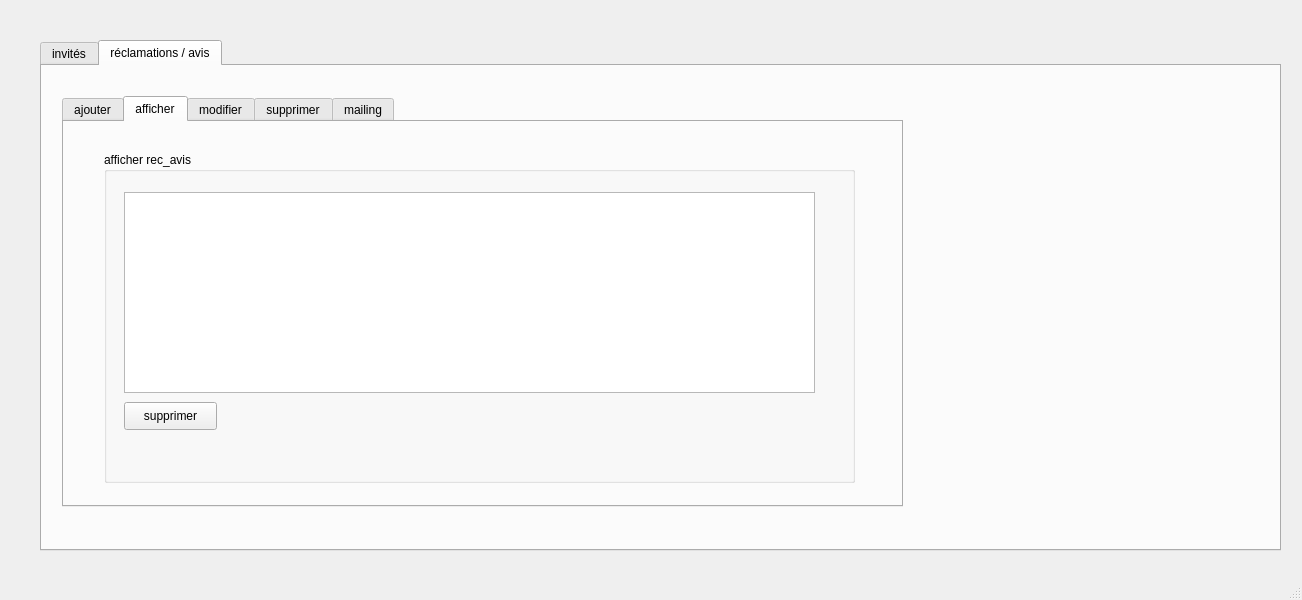
<?xml version="1.0" encoding="UTF-8"?>
<ui version="4.0">
 <class>MainWindow</class>
 <widget class="QMainWindow" name="MainWindow">
  <property name="geometry">
   <rect>
    <x>0</x>
    <y>0</y>
    <width>1302</width>
    <height>600</height>
   </rect>
  </property>
  <property name="windowTitle">
   <string>MainWindow</string>
  </property>
  <widget class="QWidget" name="centralwidget">
   <widget class="QTabWidget" name="tabWidget">
    <property name="geometry">
     <rect>
      <x>40</x>
      <y>40</y>
      <width>1241</width>
      <height>511</height>
     </rect>
    </property>
    <property name="currentIndex">
     <number>1</number>
    </property>
    <widget class="QWidget" name="tab">
     <attribute name="title">
      <string>invités</string>
     </attribute>
     <widget class="QTabWidget" name="tabWidget_2">
      <property name="geometry">
       <rect>
        <x>40</x>
        <y>30</y>
        <width>761</width>
        <height>431</height>
       </rect>
      </property>
      <property name="currentIndex">
       <number>0</number>
      </property>
      <widget class="QWidget" name="tab_3">
       <attribute name="title">
        <string>ajouter </string>
       </attribute>
       <widget class="QGroupBox" name="groupBox">
        <property name="geometry">
         <rect>
          <x>20</x>
          <y>30</y>
          <width>711</width>
          <height>351</height>
         </rect>
        </property>
        <property name="title">
         <string>ajout invités</string>
        </property>
        <widget class="QLabel" name="label">
         <property name="geometry">
          <rect>
           <x>70</x>
           <y>70</y>
           <width>55</width>
           <height>16</height>
          </rect>
         </property>
         <property name="text">
          <string>id</string>
         </property>
        </widget>
        <widget class="QLabel" name="label_2">
         <property name="geometry">
          <rect>
           <x>70</x>
           <y>100</y>
           <width>55</width>
           <height>16</height>
          </rect>
         </property>
         <property name="text">
          <string>nom</string>
         </property>
        </widget>
        <widget class="QLabel" name="label_3">
         <property name="geometry">
          <rect>
           <x>70</x>
           <y>130</y>
           <width>55</width>
           <height>16</height>
          </rect>
         </property>
         <property name="text">
          <string>prenom</string>
         </property>
        </widget>
        <widget class="QLabel" name="label_4">
         <property name="geometry">
          <rect>
           <x>70</x>
           <y>160</y>
           <width>61</width>
           <height>16</height>
          </rect>
         </property>
         <property name="text">
          <string>profession</string>
         </property>
        </widget>
        <widget class="QLabel" name="label_5">
         <property name="geometry">
          <rect>
           <x>70</x>
           <y>190</y>
           <width>55</width>
           <height>16</height>
          </rect>
         </property>
         <property name="text">
          <string>num tel</string>
         </property>
        </widget>
        <widget class="QLabel" name="label_6">
         <property name="geometry">
          <rect>
           <x>70</x>
           <y>220</y>
           <width>71</width>
           <height>16</height>
          </rect>
         </property>
         <property name="text">
          <string>programme</string>
         </property>
        </widget>
        <widget class="QLineEdit" name="lineEdit">
         <property name="geometry">
          <rect>
           <x>140</x>
           <y>70</y>
           <width>113</width>
           <height>22</height>
          </rect>
         </property>
        </widget>
        <widget class="QLineEdit" name="lineEdit_2">
         <property name="geometry">
          <rect>
           <x>140</x>
           <y>100</y>
           <width>113</width>
           <height>22</height>
          </rect>
         </property>
        </widget>
        <widget class="QLineEdit" name="lineEdit_3">
         <property name="geometry">
          <rect>
           <x>140</x>
           <y>130</y>
           <width>113</width>
           <height>22</height>
          </rect>
         </property>
        </widget>
        <widget class="QLineEdit" name="lineEdit_4">
         <property name="geometry">
          <rect>
           <x>140</x>
           <y>160</y>
           <width>113</width>
           <height>22</height>
          </rect>
         </property>
        </widget>
        <widget class="QLineEdit" name="lineEdit_5">
         <property name="geometry">
          <rect>
           <x>140</x>
           <y>190</y>
           <width>113</width>
           <height>22</height>
          </rect>
         </property>
        </widget>
        <widget class="QLineEdit" name="lineEdit_6">
         <property name="geometry">
          <rect>
           <x>140</x>
           <y>220</y>
           <width>113</width>
           <height>22</height>
          </rect>
         </property>
        </widget>
        <widget class="QPushButton" name="pushButton">
         <property name="geometry">
          <rect>
           <x>330</x>
           <y>100</y>
           <width>93</width>
           <height>28</height>
          </rect>
         </property>
         <property name="text">
          <string>ajouter</string>
         </property>
        </widget>
        <widget class="QPushButton" name="pushButton_2">
         <property name="geometry">
          <rect>
           <x>460</x>
           <y>100</y>
           <width>93</width>
           <height>28</height>
          </rect>
         </property>
         <property name="text">
          <string>annuler</string>
         </property>
        </widget>
       </widget>
      </widget>
      <widget class="QWidget" name="tab_4">
       <attribute name="title">
        <string>afficher</string>
       </attribute>
       <widget class="QGroupBox" name="groupBox_2">
        <property name="geometry">
         <rect>
          <x>30</x>
          <y>10</y>
          <width>681</width>
          <height>371</height>
         </rect>
        </property>
        <property name="title">
         <string>afficher invités</string>
        </property>
        <widget class="QTableView" name="tableView">
         <property name="geometry">
          <rect>
           <x>20</x>
           <y>80</y>
           <width>621</width>
           <height>241</height>
          </rect>
         </property>
        </widget>
        <widget class="QLabel" name="label_14">
         <property name="geometry">
          <rect>
           <x>130</x>
           <y>40</y>
           <width>55</width>
           <height>16</height>
          </rect>
         </property>
         <property name="text">
          <string>id</string>
         </property>
        </widget>
        <widget class="QLineEdit" name="lineEdit_14">
         <property name="geometry">
          <rect>
           <x>160</x>
           <y>40</y>
           <width>181</width>
           <height>22</height>
          </rect>
         </property>
        </widget>
        <widget class="QPushButton" name="pushButton_7">
         <property name="geometry">
          <rect>
           <x>350</x>
           <y>40</y>
           <width>93</width>
           <height>28</height>
          </rect>
         </property>
         <property name="text">
          <string>rechercher</string>
         </property>
        </widget>
        <widget class="QPushButton" name="pushButton_8">
         <property name="geometry">
          <rect>
           <x>450</x>
           <y>40</y>
           <width>93</width>
           <height>28</height>
          </rect>
         </property>
         <property name="text">
          <string>trier par nom</string>
         </property>
        </widget>
        <widget class="QPushButton" name="pushButton_18">
         <property name="geometry">
          <rect>
           <x>270</x>
           <y>330</y>
           <width>93</width>
           <height>28</height>
          </rect>
         </property>
         <property name="text">
          <string>Actualiser</string>
         </property>
        </widget>
        <widget class="QPushButton" name="pushButton_5">
         <property name="geometry">
          <rect>
           <x>100</x>
           <y>330</y>
           <width>93</width>
           <height>28</height>
          </rect>
         </property>
         <property name="text">
          <string>supprimer</string>
         </property>
        </widget>
       </widget>
      </widget>
      <widget class="QWidget" name="tab_5">
       <attribute name="title">
        <string>modifier</string>
       </attribute>
       <widget class="QGroupBox" name="groupBox_3">
        <property name="geometry">
         <rect>
          <x>20</x>
          <y>20</y>
          <width>711</width>
          <height>351</height>
         </rect>
        </property>
        <property name="title">
         <string>modifier invités</string>
        </property>
        <widget class="QLabel" name="label_7">
         <property name="geometry">
          <rect>
           <x>70</x>
           <y>70</y>
           <width>55</width>
           <height>16</height>
          </rect>
         </property>
         <property name="text">
          <string>id</string>
         </property>
        </widget>
        <widget class="QLabel" name="label_8">
         <property name="geometry">
          <rect>
           <x>70</x>
           <y>100</y>
           <width>55</width>
           <height>16</height>
          </rect>
         </property>
         <property name="text">
          <string>nom</string>
         </property>
        </widget>
        <widget class="QLabel" name="label_9">
         <property name="geometry">
          <rect>
           <x>70</x>
           <y>130</y>
           <width>55</width>
           <height>16</height>
          </rect>
         </property>
         <property name="text">
          <string>prenom</string>
         </property>
        </widget>
        <widget class="QLabel" name="label_10">
         <property name="geometry">
          <rect>
           <x>70</x>
           <y>160</y>
           <width>55</width>
           <height>16</height>
          </rect>
         </property>
         <property name="text">
          <string>profession</string>
         </property>
        </widget>
        <widget class="QLabel" name="label_11">
         <property name="geometry">
          <rect>
           <x>70</x>
           <y>190</y>
           <width>55</width>
           <height>16</height>
          </rect>
         </property>
         <property name="text">
          <string>num tel</string>
         </property>
        </widget>
        <widget class="QLabel" name="label_12">
         <property name="geometry">
          <rect>
           <x>70</x>
           <y>220</y>
           <width>71</width>
           <height>16</height>
          </rect>
         </property>
         <property name="text">
          <string>programme</string>
         </property>
        </widget>
        <widget class="QLineEdit" name="lineEdit_7">
         <property name="geometry">
          <rect>
           <x>140</x>
           <y>70</y>
           <width>113</width>
           <height>22</height>
          </rect>
         </property>
        </widget>
        <widget class="QLineEdit" name="lineEdit_8">
         <property name="geometry">
          <rect>
           <x>140</x>
           <y>100</y>
           <width>113</width>
           <height>22</height>
          </rect>
         </property>
        </widget>
        <widget class="QLineEdit" name="lineEdit_9">
         <property name="geometry">
          <rect>
           <x>140</x>
           <y>130</y>
           <width>113</width>
           <height>22</height>
          </rect>
         </property>
        </widget>
        <widget class="QLineEdit" name="lineEdit_10">
         <property name="geometry">
          <rect>
           <x>140</x>
           <y>160</y>
           <width>113</width>
           <height>22</height>
          </rect>
         </property>
        </widget>
        <widget class="QLineEdit" name="lineEdit_11">
         <property name="geometry">
          <rect>
           <x>140</x>
           <y>190</y>
           <width>113</width>
           <height>22</height>
          </rect>
         </property>
        </widget>
        <widget class="QLineEdit" name="lineEdit_12">
         <property name="geometry">
          <rect>
           <x>140</x>
           <y>220</y>
           <width>113</width>
           <height>22</height>
          </rect>
         </property>
        </widget>
        <widget class="QPushButton" name="pushButton_3">
         <property name="geometry">
          <rect>
           <x>330</x>
           <y>100</y>
           <width>93</width>
           <height>28</height>
          </rect>
         </property>
         <property name="text">
          <string>modifier</string>
         </property>
        </widget>
        <widget class="QPushButton" name="pushButton_4">
         <property name="geometry">
          <rect>
           <x>460</x>
           <y>100</y>
           <width>93</width>
           <height>28</height>
          </rect>
         </property>
         <property name="text">
          <string>annuler</string>
         </property>
        </widget>
       </widget>
      </widget>
      <widget class="QWidget" name="tab_6">
       <attribute name="title">
        <string>supprimer</string>
       </attribute>
       <widget class="QGroupBox" name="groupBox_4">
        <property name="geometry">
         <rect>
          <x>30</x>
          <y>40</y>
          <width>691</width>
          <height>351</height>
         </rect>
        </property>
        <property name="title">
         <string>supprimer invités</string>
        </property>
        <widget class="QLabel" name="label_13">
         <property name="geometry">
          <rect>
           <x>50</x>
           <y>100</y>
           <width>55</width>
           <height>16</height>
          </rect>
         </property>
         <property name="text">
          <string>entrer ID</string>
         </property>
        </widget>
        <widget class="QLineEdit" name="lineEdit_13">
         <property name="geometry">
          <rect>
           <x>110</x>
           <y>100</y>
           <width>171</width>
           <height>22</height>
          </rect>
         </property>
        </widget>
        <widget class="QPushButton" name="pushButton_6">
         <property name="geometry">
          <rect>
           <x>410</x>
           <y>100</y>
           <width>93</width>
           <height>28</height>
          </rect>
         </property>
         <property name="text">
          <string>annuler</string>
         </property>
        </widget>
        <widget class="QPushButton" name="pushButton_19">
         <property name="geometry">
          <rect>
           <x>290</x>
           <y>100</y>
           <width>93</width>
           <height>28</height>
          </rect>
         </property>
         <property name="text">
          <string>Supprimer</string>
         </property>
        </widget>
       </widget>
      </widget>
      <widget class="QWidget" name="tab_12">
       <attribute name="title">
        <string>statistiques</string>
       </attribute>
       <widget class="QTableView" name="tableView_3">
        <property name="geometry">
         <rect>
          <x>140</x>
          <y>40</y>
          <width>391</width>
          <height>301</height>
         </rect>
        </property>
       </widget>
      </widget>
     </widget>
    </widget>
    <widget class="QWidget" name="tab_2">
     <attribute name="title">
      <string>réclamations / avis</string>
     </attribute>
     <widget class="QTabWidget" name="tabWidget_3">
      <property name="geometry">
       <rect>
        <x>20</x>
        <y>30</y>
        <width>841</width>
        <height>411</height>
       </rect>
      </property>
      <property name="currentIndex">
       <number>1</number>
      </property>
      <widget class="QWidget" name="tab_7">
       <attribute name="title">
        <string>ajouter</string>
       </attribute>
       <widget class="QGroupBox" name="groupBox_5">
        <property name="geometry">
         <rect>
          <x>40</x>
          <y>30</y>
          <width>721</width>
          <height>331</height>
         </rect>
        </property>
        <property name="title">
         <string>ajout rec_avis</string>
        </property>
        <widget class="QLineEdit" name="lineEdit_17">
         <property name="geometry">
          <rect>
           <x>160</x>
           <y>170</y>
           <width>113</width>
           <height>22</height>
          </rect>
         </property>
        </widget>
        <widget class="QLineEdit" name="lineEdit_15">
         <property name="geometry">
          <rect>
           <x>160</x>
           <y>90</y>
           <width>113</width>
           <height>22</height>
          </rect>
         </property>
        </widget>
        <widget class="QLabel" name="label_16">
         <property name="geometry">
          <rect>
           <x>80</x>
           <y>130</y>
           <width>71</width>
           <height>16</height>
          </rect>
         </property>
         <property name="text">
          <string>destinataire</string>
         </property>
        </widget>
        <widget class="QLineEdit" name="lineEdit_16">
         <property name="geometry">
          <rect>
           <x>160</x>
           <y>130</y>
           <width>113</width>
           <height>22</height>
          </rect>
         </property>
        </widget>
        <widget class="QLabel" name="label_15">
         <property name="geometry">
          <rect>
           <x>80</x>
           <y>90</y>
           <width>55</width>
           <height>16</height>
          </rect>
         </property>
         <property name="text">
          <string>id</string>
         </property>
        </widget>
        <widget class="QPushButton" name="pushButton_9">
         <property name="geometry">
          <rect>
           <x>390</x>
           <y>130</y>
           <width>93</width>
           <height>28</height>
          </rect>
         </property>
         <property name="text">
          <string>ajouter</string>
         </property>
        </widget>
        <widget class="QLabel" name="label_17">
         <property name="geometry">
          <rect>
           <x>80</x>
           <y>170</y>
           <width>55</width>
           <height>16</height>
          </rect>
         </property>
         <property name="text">
          <string>type</string>
         </property>
        </widget>
        <widget class="QPushButton" name="pushButton_10">
         <property name="geometry">
          <rect>
           <x>510</x>
           <y>130</y>
           <width>93</width>
           <height>28</height>
          </rect>
         </property>
         <property name="text">
          <string>annuler</string>
         </property>
        </widget>
       </widget>
      </widget>
      <widget class="QWidget" name="tab_8">
       <attribute name="title">
        <string>afficher</string>
       </attribute>
       <widget class="QGroupBox" name="groupBox_6">
        <property name="geometry">
         <rect>
          <x>40</x>
          <y>30</y>
          <width>751</width>
          <height>331</height>
         </rect>
        </property>
        <property name="title">
         <string>afficher rec_avis</string>
        </property>
        <widget class="QTableView" name="tableView_2">
         <property name="geometry">
          <rect>
           <x>20</x>
           <y>40</y>
           <width>691</width>
           <height>201</height>
          </rect>
         </property>
        </widget>
        <widget class="QPushButton" name="pushButton_11">
         <property name="geometry">
          <rect>
           <x>20</x>
           <y>250</y>
           <width>93</width>
           <height>28</height>
          </rect>
         </property>
         <property name="text">
          <string>supprimer</string>
         </property>
        </widget>
       </widget>
      </widget>
      <widget class="QWidget" name="tab_9">
       <attribute name="title">
        <string>modifier</string>
       </attribute>
       <widget class="QGroupBox" name="groupBox_7">
        <property name="geometry">
         <rect>
          <x>10</x>
          <y>20</y>
          <width>721</width>
          <height>331</height>
         </rect>
        </property>
        <property name="title">
         <string>modifier rec_avis</string>
        </property>
        <widget class="QLineEdit" name="lineEdit_18">
         <property name="geometry">
          <rect>
           <x>160</x>
           <y>170</y>
           <width>113</width>
           <height>22</height>
          </rect>
         </property>
        </widget>
        <widget class="QLineEdit" name="lineEdit_19">
         <property name="geometry">
          <rect>
           <x>160</x>
           <y>90</y>
           <width>113</width>
           <height>22</height>
          </rect>
         </property>
        </widget>
        <widget class="QLabel" name="label_18">
         <property name="geometry">
          <rect>
           <x>80</x>
           <y>130</y>
           <width>71</width>
           <height>16</height>
          </rect>
         </property>
         <property name="text">
          <string>destinataire</string>
         </property>
        </widget>
        <widget class="QLineEdit" name="lineEdit_20">
         <property name="geometry">
          <rect>
           <x>160</x>
           <y>130</y>
           <width>113</width>
           <height>22</height>
          </rect>
         </property>
        </widget>
        <widget class="QLabel" name="label_19">
         <property name="geometry">
          <rect>
           <x>80</x>
           <y>90</y>
           <width>55</width>
           <height>16</height>
          </rect>
         </property>
         <property name="text">
          <string>id</string>
         </property>
        </widget>
        <widget class="QPushButton" name="pushButton_12">
         <property name="geometry">
          <rect>
           <x>390</x>
           <y>130</y>
           <width>93</width>
           <height>28</height>
          </rect>
         </property>
         <property name="text">
          <string>modifier</string>
         </property>
        </widget>
        <widget class="QLabel" name="label_20">
         <property name="geometry">
          <rect>
           <x>80</x>
           <y>170</y>
           <width>55</width>
           <height>16</height>
          </rect>
         </property>
         <property name="text">
          <string>type</string>
         </property>
        </widget>
        <widget class="QPushButton" name="pushButton_13">
         <property name="geometry">
          <rect>
           <x>510</x>
           <y>130</y>
           <width>93</width>
           <height>28</height>
          </rect>
         </property>
         <property name="text">
          <string>annuler</string>
         </property>
        </widget>
       </widget>
      </widget>
      <widget class="QWidget" name="tab_10">
       <attribute name="title">
        <string>supprimer</string>
       </attribute>
       <widget class="QGroupBox" name="groupBox_8">
        <property name="geometry">
         <rect>
          <x>40</x>
          <y>20</y>
          <width>691</width>
          <height>351</height>
         </rect>
        </property>
        <property name="title">
         <string>supprimer rec_avis</string>
        </property>
        <widget class="QLabel" name="label_21">
         <property name="geometry">
          <rect>
           <x>50</x>
           <y>100</y>
           <width>55</width>
           <height>16</height>
          </rect>
         </property>
         <property name="text">
          <string>entrer ID</string>
         </property>
        </widget>
        <widget class="QLineEdit" name="lineEdit_21">
         <property name="geometry">
          <rect>
           <x>110</x>
           <y>100</y>
           <width>171</width>
           <height>22</height>
          </rect>
         </property>
        </widget>
        <widget class="QPushButton" name="pushButton_14">
         <property name="geometry">
          <rect>
           <x>300</x>
           <y>100</y>
           <width>93</width>
           <height>28</height>
          </rect>
         </property>
         <property name="text">
          <string>supprimer</string>
         </property>
        </widget>
        <widget class="QPushButton" name="pushButton_15">
         <property name="geometry">
          <rect>
           <x>410</x>
           <y>100</y>
           <width>93</width>
           <height>28</height>
          </rect>
         </property>
         <property name="text">
          <string>annuler</string>
         </property>
        </widget>
       </widget>
      </widget>
      <widget class="QWidget" name="tab_11">
       <attribute name="title">
        <string>mailing</string>
       </attribute>
       <widget class="QGroupBox" name="groupBox_9">
        <property name="geometry">
         <rect>
          <x>30</x>
          <y>30</y>
          <width>781</width>
          <height>341</height>
         </rect>
        </property>
        <property name="title">
         <string>envoie mail</string>
        </property>
        <widget class="QTextEdit" name="textEdit">
         <property name="geometry">
          <rect>
           <x>50</x>
           <y>60</y>
           <width>381</width>
           <height>261</height>
          </rect>
         </property>
        </widget>
        <widget class="QLineEdit" name="lineEdit_22">
         <property name="geometry">
          <rect>
           <x>450</x>
           <y>70</y>
           <width>113</width>
           <height>22</height>
          </rect>
         </property>
        </widget>
        <widget class="QLabel" name="label_22">
         <property name="geometry">
          <rect>
           <x>450</x>
           <y>40</y>
           <width>55</width>
           <height>16</height>
          </rect>
         </property>
         <property name="text">
          <string>e-mail</string>
         </property>
        </widget>
        <widget class="QPushButton" name="pushButton_16">
         <property name="geometry">
          <rect>
           <x>570</x>
           <y>70</y>
           <width>93</width>
           <height>28</height>
          </rect>
         </property>
         <property name="text">
          <string>envoyer</string>
         </property>
        </widget>
        <widget class="QPushButton" name="pushButton_17">
         <property name="geometry">
          <rect>
           <x>660</x>
           <y>70</y>
           <width>93</width>
           <height>28</height>
          </rect>
         </property>
         <property name="text">
          <string>annuler</string>
         </property>
        </widget>
       </widget>
      </widget>
     </widget>
    </widget>
   </widget>
  </widget>
  <widget class="QMenuBar" name="menubar">
   <property name="geometry">
    <rect>
     <x>0</x>
     <y>0</y>
     <width>1302</width>
     <height>26</height>
    </rect>
   </property>
  </widget>
  <widget class="QStatusBar" name="statusbar"/>
 </widget>
 <resources/>
 <connections/>
</ui>
